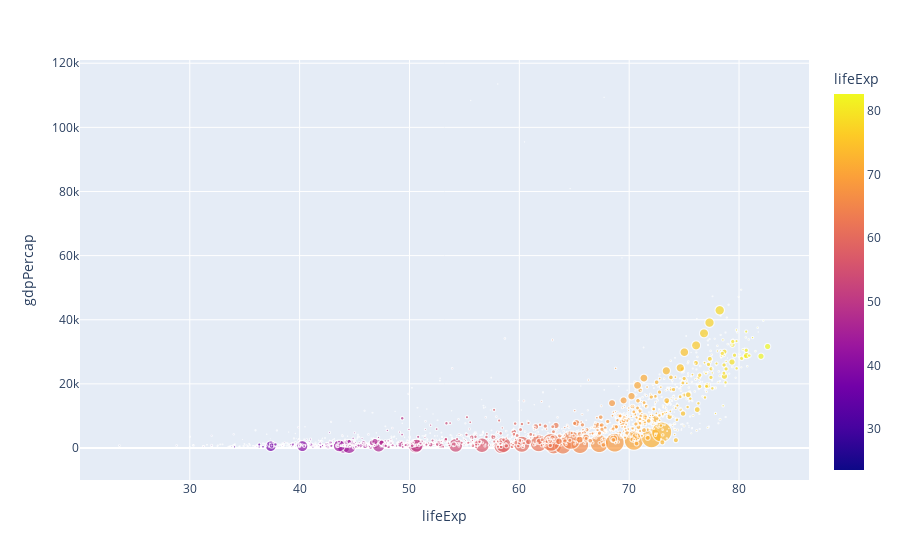

Write notebook code for a chart like this one.
### Code cell
fig.show()

### Figure 1 — Plotly figure (JSON) as saved in the notebook; plotly's stock layout.template omitted (floating-point values rounded to 4 significant figures; data arrays with more than 128 entries replaced by an {"elided": "..."} marker saying what was removed)
{"data": [{"hovertemplate": "<b>%{hovertext}</b><br><br>lifeExp=%{marker.color}<br>gdpPercap=%{y}<br>pop=%{marker.size}<extra></extra>", "hovertext": {"elided": "1704 str values"}, "legendgroup": "", "marker": {"color": {"elided": "1704 float values"}, "coloraxis": "coloraxis", "size": {"elided": "1704 int values"}, "sizemode": "area", "sizeref": 3297000.0, "symbol": "circle"}, "mode": "markers", "name": "", "showlegend": false, "type": "scattergl", "x": {"elided": "1704 float values"}, "xaxis": "x", "y": {"elided": "1704 float values"}, "yaxis": "y"}], "layout": {"coloraxis": {"colorbar": {"title": {"text": "lifeExp"}}, "colorscale": [[0, "#0d0887"], [0.1111, "#46039f"], [0.2222, "#7201a8"], [0.3333, "#9c179e"], [0.4444, "#bd3786"], [0.5556, "#d8576b"], [0.6667, "#ed7953"], [0.7778, "#fb9f3a"], [0.8889, "#fdca26"], [1, "#f0f921"]]}, "legend": {"itemsizing": "constant", "tracegroupgap": 0}, "margin": {"t": 60}, "xaxis": {"anchor": "y", "domain": [0, 1], "title": {"text": "lifeExp"}}, "yaxis": {"anchor": "x", "domain": [0, 1], "title": {"text": "gdpPercap"}}}}
